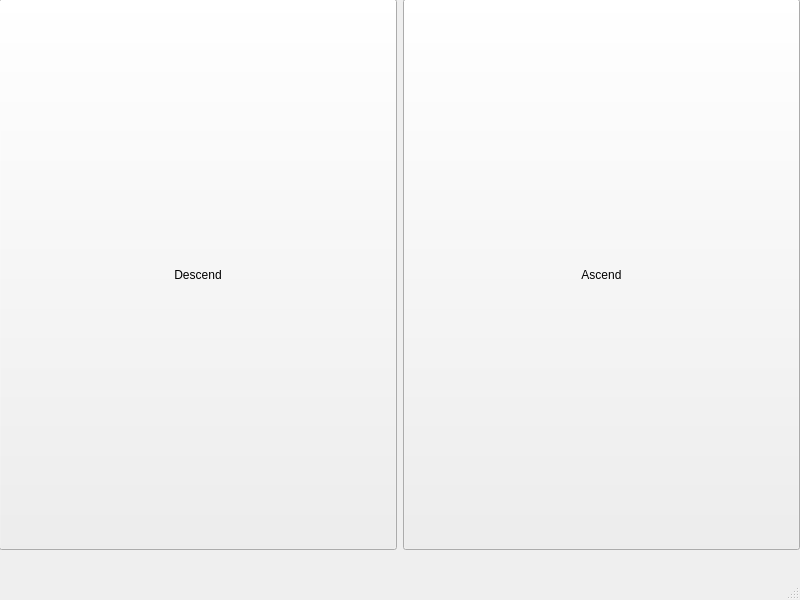
<?xml version="1.0" encoding="UTF-8"?>
<ui version="4.0">
 <class>MainWindow</class>
 <widget class="QMainWindow" name="MainWindow">
  <property name="geometry">
   <rect>
    <x>0</x>
    <y>0</y>
    <width>800</width>
    <height>600</height>
   </rect>
  </property>
  <property name="windowTitle">
   <string>MainWindow</string>
  </property>
  <widget class="QWidget" name="centralwidget">
   <widget class="QWidget" name="horizontalLayoutWidget">
    <property name="geometry">
     <rect>
      <x>-1</x>
      <y>-1</y>
      <width>801</width>
      <height>551</height>
     </rect>
    </property>
    <layout class="QHBoxLayout" name="horizontalLayout">
     <item>
      <widget class="QPushButton" name="btn_1">
       <property name="sizePolicy">
        <sizepolicy hsizetype="Minimum" vsizetype="Minimum">
         <horstretch>0</horstretch>
         <verstretch>0</verstretch>
        </sizepolicy>
       </property>
       <property name="text">
        <string>Descend</string>
       </property>
      </widget>
     </item>
     <item>
      <widget class="QPushButton" name="btn_2">
       <property name="sizePolicy">
        <sizepolicy hsizetype="Minimum" vsizetype="Minimum">
         <horstretch>0</horstretch>
         <verstretch>0</verstretch>
        </sizepolicy>
       </property>
       <property name="text">
        <string>Ascend</string>
       </property>
      </widget>
     </item>
    </layout>
   </widget>
  </widget>
  <widget class="QMenuBar" name="menubar">
   <property name="geometry">
    <rect>
     <x>0</x>
     <y>0</y>
     <width>800</width>
     <height>26</height>
    </rect>
   </property>
  </widget>
  <widget class="QStatusBar" name="statusbar"/>
 </widget>
 <resources/>
 <connections/>
</ui>
